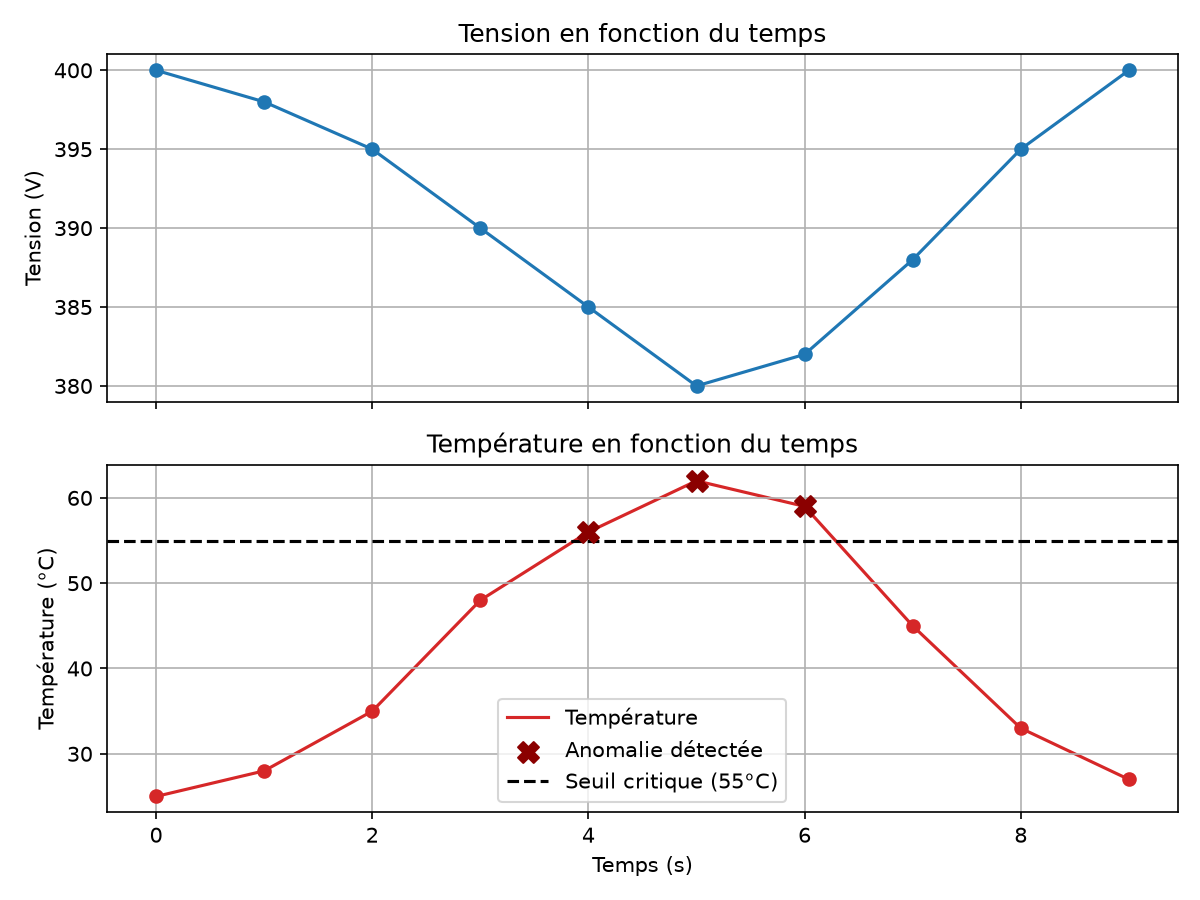

Python code for this plot:
import csv
import matplotlib.pyplot as plt

# Seuil de sécurité critique défini par le cahier des charges
SEUIL_TEMP_MAX = 55
fichier_log = "batterie_logs.csv"

print("=== DÉBUT DE L'ANALYSE DE VALIDATION ===\n")

# Listes pour stocker toutes les valeurs (pour le graphique)
temps_liste = []
tension_liste = []
temperature_liste = []

anomalies_detectees = 0
temperature_maximale = 0

# Lecture du CSV ligne par ligne
with open(fichier_log, mode='r', encoding='utf-8') as fichier:
    lecteur_csv = csv.DictReader(fichier)
    for ligne in lecteur_csv:
        temps = float(ligne["Temps(s)"])
        tension = float(ligne["Tension(V)"])
        temperature = float(ligne["Temperature(C)"])

        # On stocke chaque valeur dans les listes
        temps_liste.append(temps)
        tension_liste.append(tension)
        temperature_liste.append(temperature)

        if temperature > temperature_maximale:
            temperature_maximale = temperature

        if temperature > SEUIL_TEMP_MAX:
            print(f"🚨 ALERTE à {temps}s : Température critique de {temperature}°C ! (Seuil : {SEUIL_TEMP_MAX}°C)")
            anomalies_detectees += 1

# Rapport texte final
print("\n=== RAPPORT FINAL ===")
print(f"Température maximale enregistrée : {temperature_maximale}°C")

if anomalies_detectees > 0:
    print("❌ VERDICT : TEST ÉCHOUÉ (Le système n'est pas conforme aux exigences)")
else:
    print("✅ VERDICT : TEST RÉUSSI (Système conforme)")

# --- Génération du graphique ---

fig, (ax1, ax2) = plt.subplots(2, 1, figsize=(8, 6), sharex=True)

# Tension
ax1.plot(temps_liste, tension_liste, marker='o', color='tab:blue')
ax1.set_ylabel("Tension (V)")
ax1.set_title("Tension en fonction du temps")
ax1.grid(True)

# Température, avec la courbe normale en rouge clair
ax2.plot(temps_liste, temperature_liste, color='tab:red', label="Température", zorder=1)

# On sépare les points en 2 groupes : normaux vs anomalies
temps_normaux = [t for t, temp in zip(temps_liste, temperature_liste) if temp <= SEUIL_TEMP_MAX]
temp_normaux = [temp for temp in temperature_liste if temp <= SEUIL_TEMP_MAX]

temps_anomalies = [t for t, temp in zip(temps_liste, temperature_liste) if temp > SEUIL_TEMP_MAX]
temp_anomalies = [temp for temp in temperature_liste if temp > SEUIL_TEMP_MAX]

ax2.scatter(temps_normaux, temp_normaux, color='tab:red', zorder=2)
ax2.scatter(temps_anomalies, temp_anomalies, color='darkred', s=100, marker='X',
            label="Anomalie détectée", zorder=3)

ax2.axhline(y=SEUIL_TEMP_MAX, color='black', linestyle='--', label=f"Seuil critique ({SEUIL_TEMP_MAX}°C)")
ax2.set_xlabel("Temps (s)")
ax2.set_ylabel("Température (°C)")
ax2.set_title("Température en fonction du temps")
ax2.legend()
ax2.grid(True)

plt.tight_layout()
plt.savefig("rapport_complet.png", dpi=150)
print("\nGraphique sauvegardé sous rapport_complet.png")
